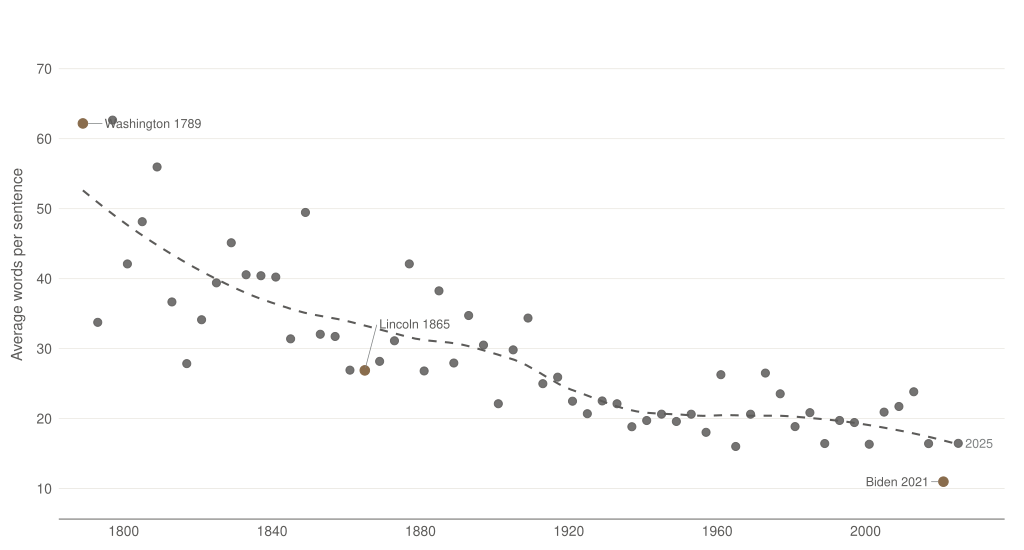

Source code (R):
# Task 9 v2 — Average sentence length in US inaugural addresses, 1789-2025.
#
# Story: American presidential rhetoric has structurally simplified.
# Washington's 1789 inaugural averaged 62 words per sentence (Latinate,
# clause-stacked Federalist prose). Modern inaugurals run 11-19 wps,
# below modern newspaper writing. The decline is not about "shorter
# speeches" (some recent inaugurals are long) — it's about sentence
# structure. Long, periodic sentences disappeared.
#
# Data source: Quanteda built-in `data_corpus_inaugural`, exported once
# via data/task_09/export_corpus.R to data/task_09/inaugural_addresses.csv.
# Quanteda traces the texts to Bartleby.com / Miller Center / C-SPAN.
#
# Method: tokenize each address into sentences (quanteda corpus_reshape
# to sentences). Average sentence length = total word tokens / total
# sentences for that address.
#
# v2 vs v1:
#   * Annotation set rewritten. v1 anchored Kennedy 1961 (26.3 wps) and
#     Harrison 1841 (40.2 wps); neither is extreme on this metric — they
#     sat near the trendline so annotating them was off-message. Story
#     anchors are now the *extremes plus the rhetorical pivot*: Washington
#     1789 (62.2 — founding-father baseline), Lincoln 1865 (26.9 — the
#     pivot to plain English), Biden 2021 (11.0 — historical minimum).
#     Three is enough; four was crowded.
#   * Trump 2017 label was clipped at the lower margin in v1. v2 raises
#     the lower y-limit and drops Trump-2017 in favour of Biden-2021
#     (Biden 2021 is the actual record low — Trump 2017 was 16.4 wps,
#     which several other modern inaugurals match).
#   * 2025 (Trump 2nd inaugural, the dataset's rightmost point) was
#     unlabelled and easy to miss. Added a small "2025" tick at that
#     point so the reader sees the series ends today.
#   * LOESS line bumped from dark_stone 0.6pt to alloy 0.7pt — too faint
#     in v1; the trend is the chart's structural element.

setwd("/Users/alexanderweber/Documents/hsg/6_semester/data_visualization_with_ai")

suppressPackageStartupMessages({
  library(dplyr)
  library(readr)
  library(stringr)
  library(quanteda)
  library(ggplot2)
  library(ggrepel)
})

source("design_system.R")
chart_family <- ""

# ---- Load -------------------------------------------------------------
raw <- read_csv("data/task_09/inaugural_addresses.csv", show_col_types = FALSE)

# ---- Per-address text statistics --------------------------------------
compute_stats <- function(txt) {
  corp_one <- corpus(txt)
  sents    <- corpus_reshape(corp_one, to = "sentences")
  toks     <- tokens(sents, remove_punct = TRUE, remove_symbols = TRUE,
                     remove_numbers = FALSE)
  n_sent   <- ndoc(sents)
  n_word   <- sum(ntoken(toks))
  tibble(n_sent = n_sent, n_word = n_word,
         avg_wps = n_word / n_sent)
}

stats <- raw %>%
  rowwise() %>%
  mutate(s = list(compute_stats(text))) %>%
  ungroup() %>%
  tidyr::unnest_wider(s) %>%
  select(year, president, first_name, party, n_word, n_sent, avg_wps)

cat("Stats summary:\n")
print(stats %>% summarise(min = min(avg_wps), median = median(avg_wps),
                          max = max(avg_wps)))
cat("\nTop 5 longest sentences (avg):\n")
print(stats %>% arrange(desc(avg_wps)) %>% head(5))
cat("\nTop 5 shortest sentences (avg):\n")
print(stats %>% arrange(avg_wps) %>% head(5))

# ---- Annotation anchors -----------------------------------------------
anchors <- tibble(
  year = c(1789, 1865, 2021),
  label = c("Washington 1789",
            "Lincoln 1865",
            "Biden 2021"),
  hjust = c(0,    0,    1),
  vjust = c(0.5,  0,    0.5),
  nudge_x = c(6,  4,   -4),
  nudge_y = c(0,  6,    0)
)

ann <- stats %>% inner_join(anchors, by = "year")
cat("\nAnnotation anchor values:\n"); print(ann)

# Endpoint marker for 2025 (most recent observation).
endpoint <- stats %>% filter(year == max(year))

# ---- Plot -------------------------------------------------------------
x_breaks <- c(1800, 1840, 1880, 1920, 1960, 2000)
y_breaks <- seq(10, 70, by = 10)

p <- ggplot(stats, aes(x = year, y = avg_wps)) +
  geom_smooth(method = "loess", span = 0.55, se = FALSE,
              color = pg_palette$alloy, linewidth = 0.7,
              linetype = "dashed") +
  geom_point(color = pg_palette$alloy, size = 2.4, alpha = 0.85) +
  geom_point(data = ann, color = pg_palette$copper, size = 2.9) +
  geom_text_repel(data = ann, aes(label = label,
                                  hjust = hjust, vjust = vjust),
                  family = chart_family, size = 3.2,
                  color = pg_palette$alloy,
                  segment.color = pg_palette$dark_stone,
                  segment.size = 0.25,
                  box.padding = 0.4, point.padding = 0.35,
                  min.segment.length = 0,
                  nudge_x = ann$nudge_x,
                  nudge_y = ann$nudge_y,
                  seed = 17) +
  geom_text(data = endpoint, aes(label = "2025"),
            family = chart_family, size = 3.0,
            color = pg_palette$dark_stone,
            hjust = -0.25, vjust = 0.5) +
  scale_x_continuous(breaks = x_breaks,
                     limits = c(1785, 2035),
                     expand = expansion(mult = c(0.01, 0.01))) +
  scale_y_continuous(breaks = y_breaks,
                     limits = c(7, 75),
                     expand = expansion(mult = c(0.02, 0.05))) +
  labs(x = NULL, y = "Average words per sentence") +
  theme_pg(base_size = 11, base_family = chart_family) +
  theme(
    panel.grid.major.y = element_line(color = pg_palette$light_quartz,
                                      linewidth = 0.3),
    panel.grid.major.x = element_blank(),
    plot.margin = margin(t = 8, r = 14, b = 8, l = 8)
  )

out_pdf <- "iterations/task_09/v2/inaugural_sentence_length_v2.pdf"
ggsave(out_pdf, p, width = 26, height = 14, units = "cm", device = "pdf")
cat("\nSaved:", out_pdf, "\n")

# ---- Sanity-check exports ---------------------------------------------
write_csv(stats,
          "iterations/task_09/v2/inaugural_sentence_length_stats.csv")
